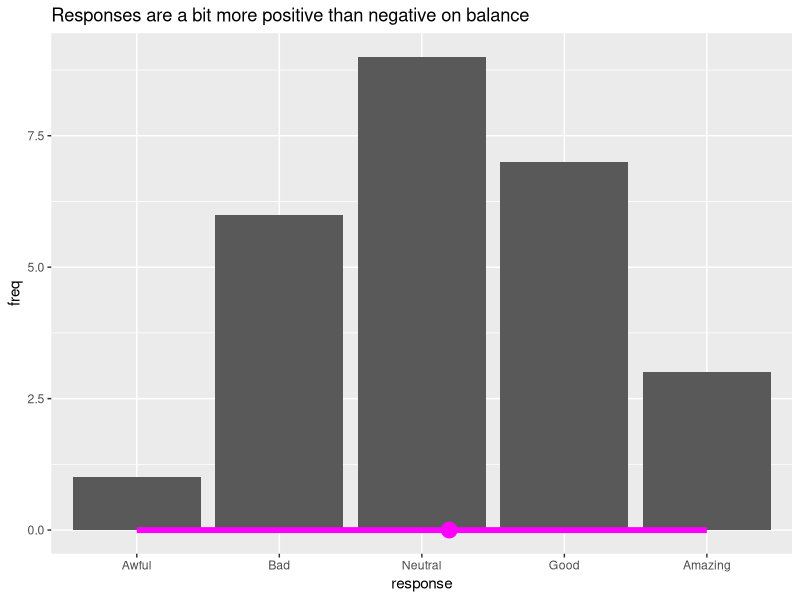
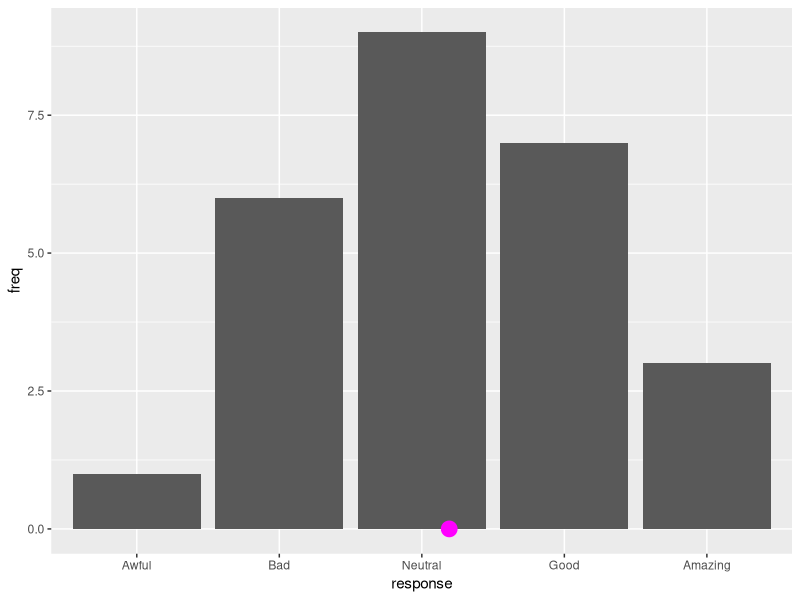
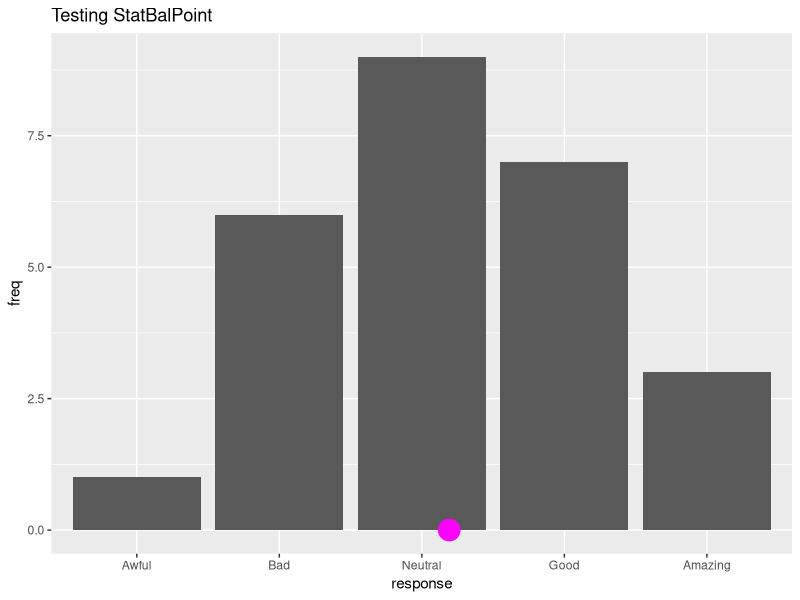
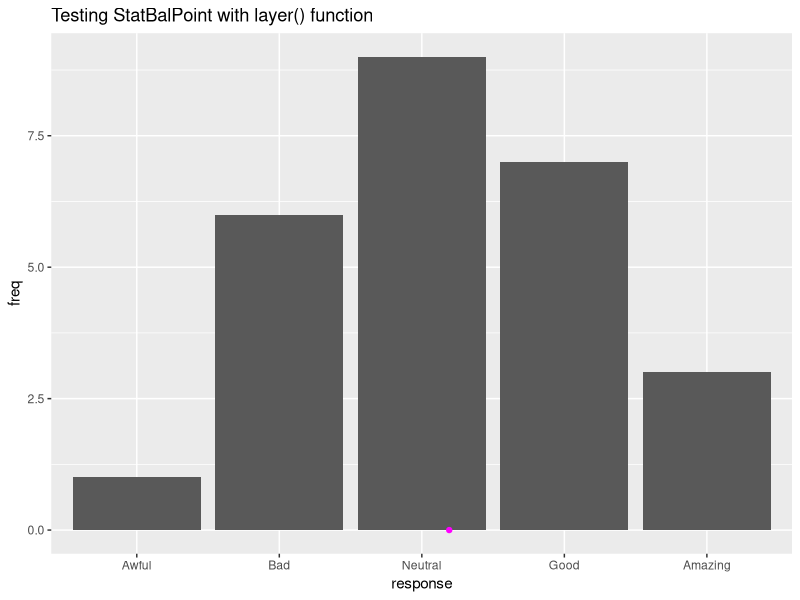
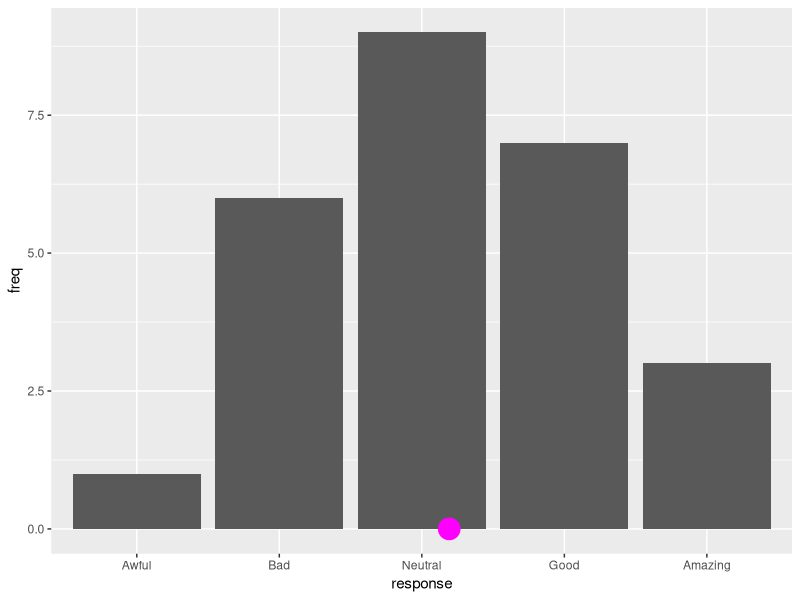

Generate these figures, in order, with R:
## ---- chunk 1
library(tidyverse)

survey_df <- data.frame(response = 
                          c("Awful",
                        "Bad", 
                        "Neutral",
                        "Good",
                        "Amazing") |> 
                          fct_inorder(ordered = T), 
                         freq = c(1, 6, 9, 7, 3))

balancing_point_df <- survey_df |> 
  summarize(x = sum(as.numeric(response) * freq) / 
              sum(freq)) |> 
  mutate(y = 0)

ggplot(survey_df) + 
  aes(x = response, 
      y = freq) + 
  geom_col() + 
  geom_point(data = balancing_point_df,
             aes(x = x, y = y),
             size = 5, color = "magenta") + 
  annotate(geom = "segment", x = 1, xend = 5, y = 0, yend = 0,
           color = "magenta", size = 2) +
  labs(title = "Responses are a bit more positive than negative on balance")


## ---- chunk 2
#| label: fitted_1

library(tidyverse)
survey_df <- data.frame(response = 
                          c("Awful",
                        "Bad", 
                        "Neutral",
                        "Good",
                        "Amazing") |> 
                          fct_inorder(ordered = T), 
                         freq = c(1, 6, 9, 7, 3))

balancing_point_df <- survey_df |> 
  summarize(x = sum(as.numeric(response) * freq) / 
              sum(freq)) |> 
  mutate(y = 0)

ggplot(survey_df) + 
  aes(x = response, 
      y = freq) + 
  geom_col() + 
  geom_point(data = balancing_point_df,
             aes(x = x, y = y),
             size = 5, color = "magenta")
## ---- chunk 3
#| label: fitted_2

compute_panel_bal_point <- function(data, scales){

  data |> 
  summarize(x = sum(x * y) / sum(y)) |> 
  mutate(y = 0)
  
}
## ---- chunk 4
## Test compute. 
survey_df |>
  mutate(response = response |> as.numeric()) |>
  select(x = response, 
         y = freq) |>
  compute_panel_bal_point()
## ---- chunk 5
#| label: fitted_3
StatBalPoint <- ggplot2::ggproto(`_class` = "StatBalPoint",
                                  `_inherit` = ggplot2::Stat,
                                  required_aes = c("x", "y"),
                                  compute_panel = compute_panel_bal_point)
## ---- chunk 6
survey_df |> 
  ggplot() + 
  aes(x = response,
      y = freq) + 
  geom_col() + 
  geom_point(stat = StatBalPoint, 
             color = "magenta", 
             size = 7) +
  labs(title = "Testing StatBalPoint")
## ---- chunk 7
survey_df |> 
  ggplot() + 
  aes(x = response,
      y = freq) + 
  geom_col() + 
  layer(geom = GeomPoint, 
        stat = StatBalPoint, 
        position = "identity", 
        params = list(color = "magenta")) + 
  labs(title = "Testing StatBalPoint with layer() function")
## ---- chunk 8
#| label: fitted_4

stat_bal_point <- function(mapping = NULL, data = NULL, geom = "point", position = "identity", 
    ..., show.legend = NA, inherit.aes = TRUE) {
    layer(data = data, mapping = mapping, stat = StatBalPoint, 
        geom = geom, position = position, show.legend = show.legend, 
        inherit.aes = inherit.aes, params = list(na.rm = FALSE, 
            ...))
}
## ---- chunk 9
geom_bal_point <- stat_bal_point
## ---- chunk 10
# user-facing function
geom_bal_point <- function(mapping = NULL, data = NULL, 
                         stat = "bal_point", position = "identity", 
                         ..., show.legend = NA, inherit.aes = TRUE) 
{
    layer(data = data, mapping = mapping, stat = stat, 
        geom = GeomPoint, position = position, show.legend = show.legend, 
        inherit.aes = inherit.aes, params = rlang::list2(na.rm = FALSE, 
            ...))
}
## ---- chunk 11
#| label: fitted_5
survey_df |> 
  ggplot() + 
  aes(x = response, 
      y = freq) +
  geom_col() + 
  geom_bal_point(color = "magenta", 
                 size = 7)
## ---- chunk 12
library(tidyverse)

# Step 1. Define compute
compute_panel_bal_point <- function(data, scales){
  
  data |> 
    summarise(x = (x*y)/sum(y)) |>
    mutate(y = 0)
  
}


# Step 2. Define Stat
StatBalPoint = ggproto(`_class` = "StatBalPoint",
                      `_inherit` = Stat,
                      required_aes = c("x", "y"),
                      compute_group = compute_panel_bal_point)

# Step 3. Define user-facing functions

## define stat_*()
stat_bal_point <- function(mapping = NULL, data = NULL, 
                           geom = "point", 
                           position = "identity", 
                         ..., show.legend = NA, 
                         inherit.aes = TRUE) 
{
    layer(data = data, mapping = mapping, stat = StatBalPoint, 
        geom = geom, position = position, show.legend = show.legend, 
        inherit.aes = inherit.aes, params = rlang::list2(na.rm = FALSE, 
            ...))
}

## define geom_*()
geom_bal_point <- stat_bal_point
